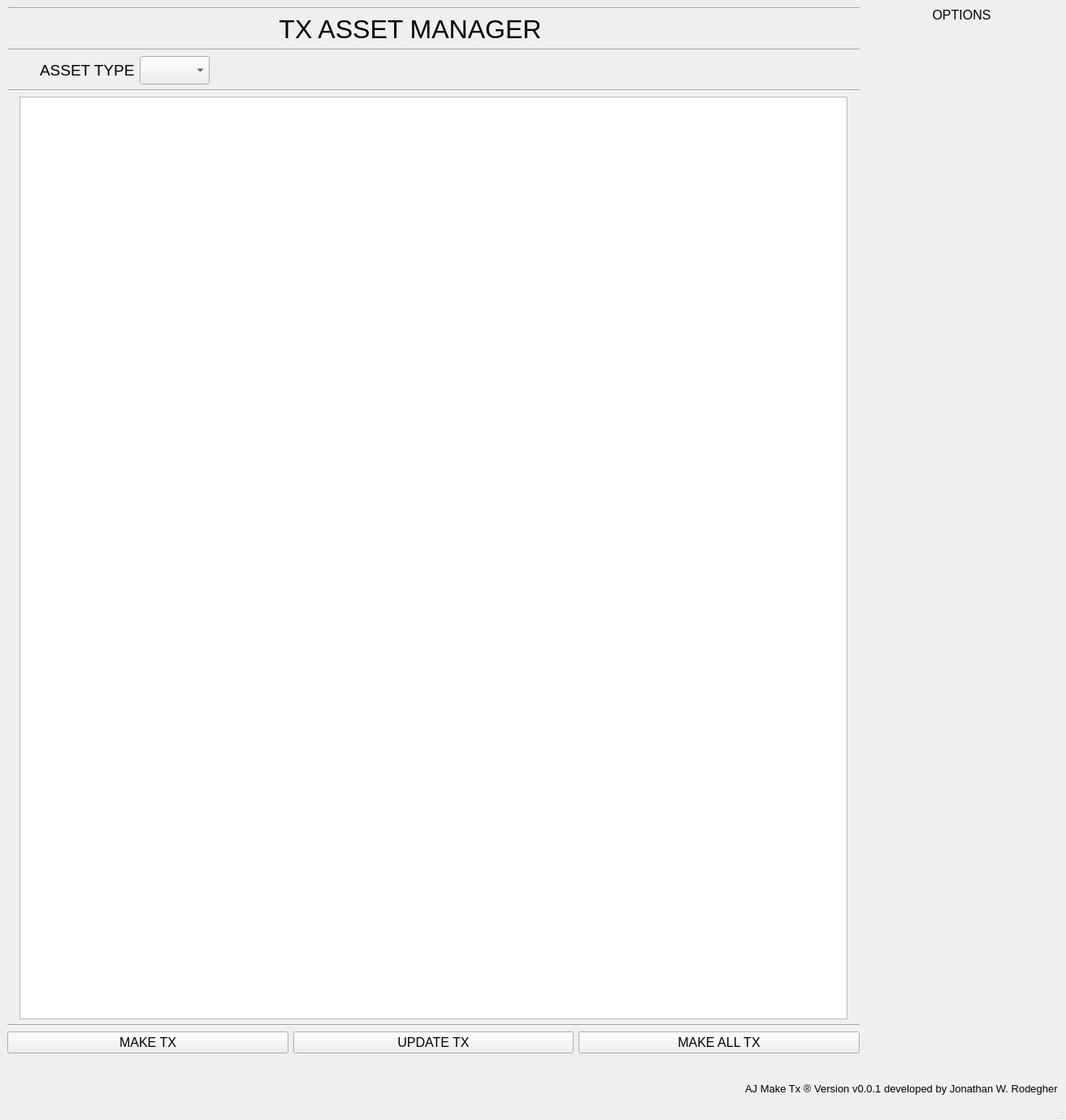
<?xml version="1.0" encoding="UTF-8"?>
<ui version="4.0">
 <class>MainWindow</class>
 <widget class="QMainWindow" name="MainWindow">
  <property name="geometry">
   <rect>
    <x>0</x>
    <y>0</y>
    <width>1312</width>
    <height>1379</height>
   </rect>
  </property>
  <property name="windowTitle">
   <string>MainWindow</string>
  </property>
  <widget class="QWidget" name="centralwidget">
   <layout class="QVBoxLayout" name="verticalLayout">
    <item>
     <layout class="QHBoxLayout" name="horizontalLayout">
      <item>
       <layout class="QVBoxLayout" name="main_vlayout">
        <item>
         <widget class="Line" name="line_4">
          <property name="orientation">
           <enum>Qt::Horizontal</enum>
          </property>
         </widget>
        </item>
        <item>
         <layout class="QHBoxLayout" name="header_layout" stretch="0,0,1,0">
          <item>
           <widget class="QLabel" name="label_4">
            <property name="sizePolicy">
             <sizepolicy hsizetype="Fixed" vsizetype="Fixed">
              <horstretch>0</horstretch>
              <verstretch>0</verstretch>
             </sizepolicy>
            </property>
            <property name="maximumSize">
             <size>
              <width>120</width>
              <height>68</height>
             </size>
            </property>
            <property name="text">
             <string/>
            </property>
            <property name="pixmap">
             <pixmap>../../../AndreJukebox_dev/Logo/andrelogo02_small.png</pixmap>
            </property>
            <property name="scaledContents">
             <bool>true</bool>
            </property>
           </widget>
          </item>
          <item>
           <spacer name="horizontalSpacer_2">
            <property name="orientation">
             <enum>Qt::Horizontal</enum>
            </property>
            <property name="sizeType">
             <enum>QSizePolicy::Minimum</enum>
            </property>
            <property name="sizeHint" stdset="0">
             <size>
              <width>40</width>
              <height>20</height>
             </size>
            </property>
           </spacer>
          </item>
          <item alignment="Qt::AlignHCenter">
           <widget class="QLabel" name="label_3">
            <property name="font">
             <font>
              <pointsize>24</pointsize>
              <weight>50</weight>
              <bold>false</bold>
             </font>
            </property>
            <property name="frameShape">
             <enum>QFrame::NoFrame</enum>
            </property>
            <property name="frameShadow">
             <enum>QFrame::Sunken</enum>
            </property>
            <property name="text">
             <string>TX ASSET MANAGER</string>
            </property>
            <property name="scaledContents">
             <bool>false</bool>
            </property>
            <property name="alignment">
             <set>Qt::AlignCenter</set>
            </property>
           </widget>
          </item>
          <item>
           <spacer name="horizontalSpacer_3">
            <property name="orientation">
             <enum>Qt::Horizontal</enum>
            </property>
            <property name="sizeHint" stdset="0">
             <size>
              <width>110</width>
              <height>20</height>
             </size>
            </property>
           </spacer>
          </item>
         </layout>
        </item>
        <item>
         <widget class="Line" name="line_3">
          <property name="orientation">
           <enum>Qt::Horizontal</enum>
          </property>
         </widget>
        </item>
        <item>
         <layout class="QHBoxLayout" name="top_epseq_layout" stretch="0">
          <item>
           <layout class="QHBoxLayout" name="asset_layout" stretch="0,0,0,0">
            <item>
             <spacer name="horizontalSpacer_8">
              <property name="orientation">
               <enum>Qt::Horizontal</enum>
              </property>
              <property name="sizeHint" stdset="0">
               <size>
                <width>40</width>
                <height>20</height>
               </size>
              </property>
             </spacer>
            </item>
            <item>
             <widget class="QLabel" name="asset_label">
              <property name="sizePolicy">
               <sizepolicy hsizetype="Preferred" vsizetype="Preferred">
                <horstretch>0</horstretch>
                <verstretch>0</verstretch>
               </sizepolicy>
              </property>
              <property name="font">
               <font>
                <pointsize>14</pointsize>
                <weight>50</weight>
                <bold>false</bold>
               </font>
              </property>
              <property name="text">
               <string>ASSET TYPE</string>
              </property>
             </widget>
            </item>
            <item>
             <widget class="QComboBox" name="asset_comboBox">
              <property name="sizePolicy">
               <sizepolicy hsizetype="Preferred" vsizetype="Minimum">
                <horstretch>1</horstretch>
                <verstretch>0</verstretch>
               </sizepolicy>
              </property>
              <property name="minimumSize">
               <size>
                <width>0</width>
                <height>35</height>
               </size>
              </property>
              <property name="font">
               <font>
                <pointsize>12</pointsize>
               </font>
              </property>
             </widget>
            </item>
            <item>
             <spacer name="horizontalSpacer_4">
              <property name="orientation">
               <enum>Qt::Horizontal</enum>
              </property>
              <property name="sizeType">
               <enum>QSizePolicy::Maximum</enum>
              </property>
              <property name="sizeHint" stdset="0">
               <size>
                <width>800</width>
                <height>20</height>
               </size>
              </property>
             </spacer>
            </item>
           </layout>
          </item>
         </layout>
        </item>
        <item>
         <widget class="Line" name="line_5">
          <property name="orientation">
           <enum>Qt::Horizontal</enum>
          </property>
         </widget>
        </item>
        <item>
         <layout class="QHBoxLayout" name="shotTree_layout" stretch="0,1,0">
          <property name="spacing">
           <number>1</number>
          </property>
          <property name="sizeConstraint">
           <enum>QLayout::SetDefaultConstraint</enum>
          </property>
          <item>
           <spacer name="horizontalSpacer_5">
            <property name="orientation">
             <enum>Qt::Horizontal</enum>
            </property>
            <property name="sizeHint" stdset="0">
             <size>
              <width>15</width>
              <height>20</height>
             </size>
            </property>
           </spacer>
          </item>
          <item>
           <widget class="QTreeWidget" name="shotTree">
            <property name="sizePolicy">
             <sizepolicy hsizetype="Expanding" vsizetype="Expanding">
              <horstretch>0</horstretch>
              <verstretch>0</verstretch>
             </sizepolicy>
            </property>
            <property name="maximumSize">
             <size>
              <width>16777215</width>
              <height>16777215</height>
             </size>
            </property>
            <property name="font">
             <font>
              <pointsize>12</pointsize>
             </font>
            </property>
            <property name="tabletTracking">
             <bool>true</bool>
            </property>
            <property name="lineWidth">
             <number>2</number>
            </property>
            <property name="selectionMode">
             <enum>QAbstractItemView::MultiSelection</enum>
            </property>
            <property name="selectionBehavior">
             <enum>QAbstractItemView::SelectItems</enum>
            </property>
            <property name="autoExpandDelay">
             <number>0</number>
            </property>
            <property name="uniformRowHeights">
             <bool>false</bool>
            </property>
            <property name="allColumnsShowFocus">
             <bool>false</bool>
            </property>
            <property name="columnCount">
             <number>0</number>
            </property>
            <attribute name="headerCascadingSectionResizes">
             <bool>true</bool>
            </attribute>
            <attribute name="headerHighlightSections">
             <bool>true</bool>
            </attribute>
           </widget>
          </item>
          <item>
           <spacer name="horizontalSpacer_6">
            <property name="orientation">
             <enum>Qt::Horizontal</enum>
            </property>
            <property name="sizeHint" stdset="0">
             <size>
              <width>15</width>
              <height>20</height>
             </size>
            </property>
           </spacer>
          </item>
         </layout>
        </item>
        <item>
         <widget class="Line" name="line_2">
          <property name="orientation">
           <enum>Qt::Horizontal</enum>
          </property>
         </widget>
        </item>
        <item>
         <layout class="QHBoxLayout" name="output_layout">
          <item>
           <widget class="QPushButton" name="maketx_push">
            <property name="font">
             <font>
              <pointsize>12</pointsize>
              <weight>50</weight>
              <bold>false</bold>
             </font>
            </property>
            <property name="text">
             <string>MAKE TX</string>
            </property>
           </widget>
          </item>
          <item>
           <widget class="QPushButton" name="updatetx_push">
            <property name="font">
             <font>
              <pointsize>12</pointsize>
              <weight>50</weight>
              <bold>false</bold>
             </font>
            </property>
            <property name="text">
             <string>UPDATE TX</string>
            </property>
           </widget>
          </item>
          <item>
           <widget class="QPushButton" name="makealltx_push">
            <property name="font">
             <font>
              <pointsize>12</pointsize>
              <weight>50</weight>
              <bold>false</bold>
             </font>
            </property>
            <property name="text">
             <string>MAKE ALL TX</string>
            </property>
           </widget>
          </item>
         </layout>
        </item>
       </layout>
      </item>
      <item>
       <layout class="QHBoxLayout" name="Options_layout" stretch="10">
        <property name="sizeConstraint">
         <enum>QLayout::SetMinimumSize</enum>
        </property>
        <item>
         <layout class="QVBoxLayout" name="verticalLayout_2">
          <item>
           <widget class="QLabel" name="label">
            <property name="font">
             <font>
              <pointsize>12</pointsize>
             </font>
            </property>
            <property name="text">
             <string>OPTIONS</string>
            </property>
            <property name="textFormat">
             <enum>Qt::RichText</enum>
            </property>
            <property name="alignment">
             <set>Qt::AlignHCenter|Qt::AlignTop</set>
            </property>
           </widget>
          </item>
         </layout>
        </item>
       </layout>
      </item>
     </layout>
    </item>
    <item>
     <layout class="QVBoxLayout" name="foot" stretch="0,0">
      <property name="sizeConstraint">
       <enum>QLayout::SetMinimumSize</enum>
      </property>
      <item>
       <spacer name="verticalSpacer">
        <property name="orientation">
         <enum>Qt::Vertical</enum>
        </property>
        <property name="sizeType">
         <enum>QSizePolicy::Fixed</enum>
        </property>
        <property name="sizeHint" stdset="0">
         <size>
          <width>20</width>
          <height>30</height>
         </size>
        </property>
       </spacer>
      </item>
      <item alignment="Qt::AlignRight">
       <widget class="QLabel" name="label_5">
        <property name="font">
         <font>
          <pointsize>10</pointsize>
         </font>
        </property>
        <property name="text">
         <string>AJ Make Tx ® Version v0.0.1 developed by Jonathan W. Rodegher</string>
        </property>
       </widget>
      </item>
     </layout>
    </item>
   </layout>
  </widget>
  <widget class="QStatusBar" name="statusbar"/>
 </widget>
 <resources/>
 <connections/>
</ui>
